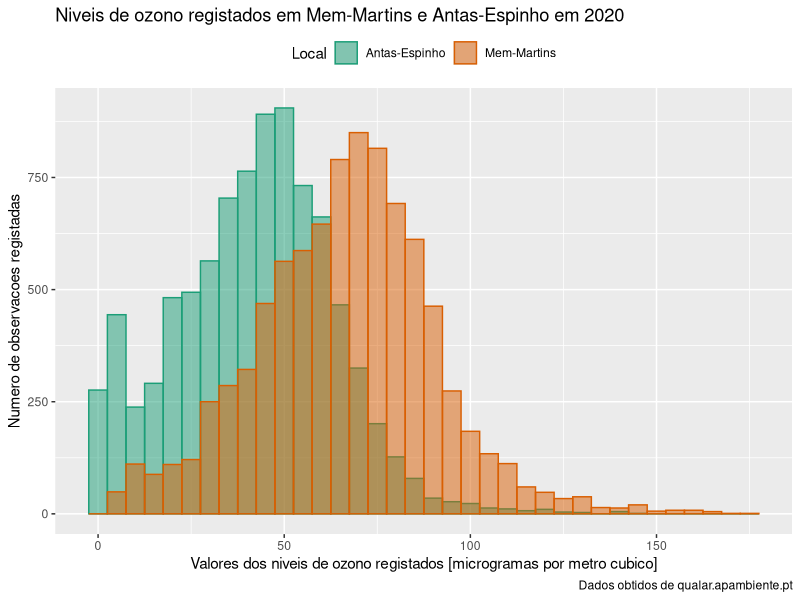

Write R code to recreate this figure.
library(tidyverse)
library(readxl)
library(plyr)

dfO3lvl <- read_excel('QualidadeARO3.xlsx',col_types = rep('numeric',10))
tibblO3 <- as_tibble(dfO3lvl)

tibblO3 %>%
  pivot_longer(everything(),names_to = 'Local',values_to = 'O3lvl') %>%
  filter((Local == 'Mem-Martins' | Local == 'Antas-Espinho')) %>%
  ggplot(aes(x = O3lvl, color = Local,fill = Local))+
  geom_histogram(alpha = 0.5, position = "identity",binwidth = 5)+
  theme(legend.position = "top")+
  scale_fill_brewer(palette = "Dark2")+
  scale_color_brewer(palette = "Dark2")+
  labs(title = 'Niveis de ozono registados em Mem-Martins e Antas-Espinho em 2020',
       caption = 'Dados obtidos de qualar.apambiente.pt',
       x = 'Valores dos niveis de ozono registados [microgramas por metro cubico]',
       y = 'Numero de observacoes registadas')